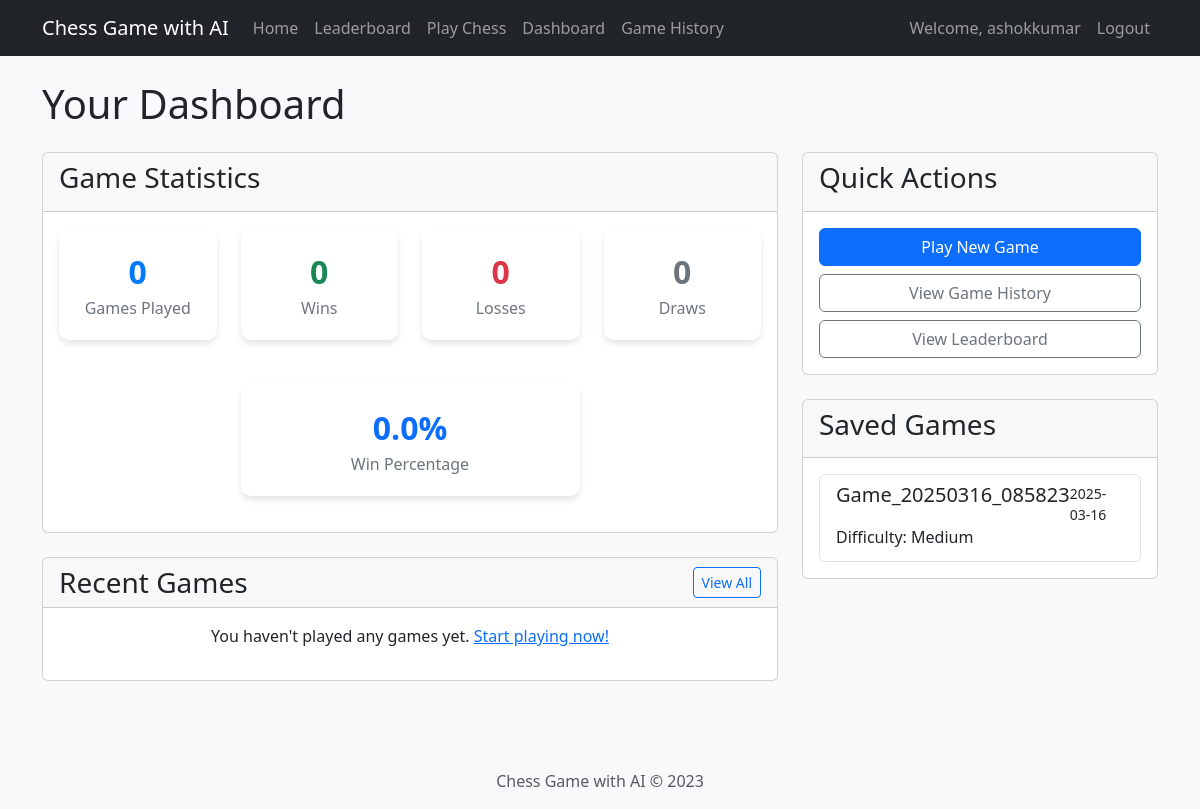
/dashboard (signed in), run on the app's committed database.
### chess_app/db/models.py (models this page shows, shortened)
class User(db.Model, UserMixin):
    __tablename__ = 'users'
    id = db.Column(db.Integer, primary_key=True)
    username = db.Column(db.String(64), unique=True, nullable=False)
    password_hash = db.Column(db.String(128), nullable=False)
    created_at = db.Column(db.DateTime, default=datetime.utcnow)
    games_played = db.Column(db.Integer, default=0)
    wins = db.Column(db.Integer, default=0)
    losses = db.Column(db.Integer, default=0)
    draws = db.Column(db.Integer, default=0)
    games = db.relationship('Game', backref='player', lazy='dynamic')
    def get_win_percentage(self):
        if self.games_played == 0:
            return 0
        return (self.wins / self.games_played) * 100

class SavedGame(db.Model):
    __tablename__ = 'saved_games'
    id = db.Column(db.Integer, primary_key=True)
    user_id = db.Column(db.Integer, db.ForeignKey('users.id'), nullable=False)
    name = db.Column(db.String(64), nullable=False)
    created_at = db.Column(db.DateTime, default=datetime.utcnow)
    fen = db.Column(db.String(100), nullable=False)
    moves = db.Column(db.Text, nullable=True)  # Stored as JSON string
    difficulty = db.Column(db.String(10), nullable=False, default='medium')

### chess_app/web/app.py (the view)
    @app.route('/dashboard')
    @login_required
    def dashboard():
        stats = {
            'games_played': current_user.games_played,
            'wins': current_user.wins,
            'losses': current_user.losses,
            'draws': current_user.draws,
            'win_percentage': current_user.get_win_percentage()
        }
        recent_games = Game.query.filter_by(user_id=current_user.id).order_by(Game.end_time.desc()).limit(5).all()
        saved_games = SavedGame.query.filter_by(user_id=current_user.id).order_by(SavedGame.created_at.desc()).all()
        return render_template('dashboard.html', stats=stats, recent_games=recent_games, saved_games=saved_games)

### chess_app/web/templates/dashboard.html (shortened to what this page needs)
{% extends "base.html" %}
{% block content %}
<div class="row">
    <div class="col-md-12">
        <h1 class="mb-4">Your Dashboard</h1>
        <div class="row">
            <div class="col-md-8">
                <div class="card mb-4">
                    <div class="card-header">
                        <h3 class="card-title">Game Statistics</h3>
                    </div>
                    <div class="card-body">
                        <div class="row">
                            <div class="col-md-3 text-center">
                                <div class="stats-card">
                                    <div class="stats-value">{{ stats.games_played }}</div>
                                    <div class="stats-label">Games Played</div>
                                </div>
                            </div>
                            <div class="col-md-3 text-center">
                                <div class="stats-card">
                                    <div class="stats-value text-success">{{ stats.wins }}</div>
                                    <div class="stats-label">Wins</div>
                                </div>
                            </div>
                            <div class="col-md-3 text-center">
                                <div class="stats-card">
                                    <div class="stats-value text-danger">{{ stats.losses }}</div>
                                    <div class="stats-label">Losses</div>
                                </div>
                            </div>
                            <div class="col-md-3 text-center">
                                <div class="stats-card">
                                    <div class="stats-value text-secondary">{{ stats.draws }}</div>
                                    <div class="stats-label">Draws</div>
                                </div>
                            </div>
                        </div>
                        <div class="row mt-4">
                            <div class="col-md-6 offset-md-3 text-center">
                                <div class="stats-card">
                                    <div class="stats-value text-primary">{{ "%.1f"|format(stats.win_percentage) }}%</div>
                                    <div class="stats-label">Win Percentage</div>
                                </div>
                            </div>
                        </div>
                    </div>
                </div>
                <div class="card mb-4">
                    <div class="card-header d-flex justify-content-between align-items-center">
                        <h3 class="card-title mb-0">Recent Games</h3>
                        <a href="{{ url_for('game_history') }}" class="btn btn-sm btn-outline-primary">View All</a>
                    </div>
                    <div class="card-body">
                        {% if recent_games %}
                        <div class="list-group">
                            {% for game in recent_games %}
                            <a href="{{ url_for('view_game', game_id=game.id) }}" class="list-group-item list-group-item-action">
                                <div class="d-flex w-100 justify-content-between">
                                    <h5 class="mb-1">
                                        {% if game.result == 'win' %}
                                        <span class="badge bg-success">Win</span>
                                        {% elif game.result == 'loss' %}
                                        <span class="badge bg-danger">Loss</span>
                                        {% else %}
                                        <span class="badge bg-secondary">Draw</span>
                                        {% endif %}
                                        Game #{{ game.id }}
                                    </h5>
                                    <small>{{ game.end_time.strftime('%Y-%m-%d %H:%M') }}</small>
                                </div>
                                <p class="mb-1">Difficulty: {{ game.difficulty.capitalize() }}</p>
                            </a>
                            {% endfor %}
                        </div>
                        {% else %}
                        <p class="text-center">You haven't played any games yet. <a href="{{ url_for('play') }}">Start playing now!</a></p>
                        {% endif %}
                    </div>
                </div>
            </div>
            <div class="col-md-4">
                <div class="card mb-4">
                    <div class="card-header">
                        <h3 class="card-title">Quick Actions</h3>
                    </div>
                    <div class="card-body">
                        <div class="d-grid gap-2">
                            <a href="{{ url_for('play') }}" class="btn btn-primary">Play New Game</a>
                            <a href="{{ url_for('game_history') }}" class="btn btn-outline-secondary">View Game History</a>
                            <a href="{{ url_for('leaderboard') }}" class="btn btn-outline-secondary">View Leaderboard</a>
                        </div>
                    </div>
                </div>
                <div class="card">
                    <div class="card-header">
                        <h3 class="card-title">Saved Games</h3>
                    </div>
                    <div class="card-body">
                        {% if saved_games %}
                        <div class="list-group">
                            {% for game in saved_games %}
                            <a href="{{ url_for('load_game', game_id=game.id) }}" class="list-group-item list-group-item-action">
                                <div class="d-flex w-100 justify-content-between">
                                    <h5 class="mb-1">{{ game.name }}</h5>
                                    <small>{{ game.created_at.strftime('%Y-%m-%d') }}</small>
                                </div>
                                <p class="mb-1">Difficulty: {{ game.difficulty.capitalize() }}</p>
                            </a>
                            {% endfor %}
                        </div>
                        {% else %}
                        <p class="text-center">You don't have any saved games.</p>
                        {% endif %}
                    </div>
                </div>
            </div>
        </div>
    </div>
</div>
{% endblock %}

### chess_app/web/templates/base.html (shortened to what this page needs)
<!DOCTYPE html>
<html lang="en">
<head>
    <link rel="stylesheet" href="https://cdn.jsdelivr.net/npm/bootstrap@5.3.0/dist/css/bootstrap.min.css">
    <link rel="stylesheet" href="{{ url_for('static', filename='css/style.css') }}">
</head>
<body>
    <nav class="navbar navbar-expand-lg navbar-dark bg-dark">
        <div class="container">
            <a class="navbar-brand" href="{{ url_for('index') }}">Chess Game with AI</a>
            <div class="collapse navbar-collapse" id="navbarNav">
                <ul class="navbar-nav me-auto">
                    <li class="nav-item">
                        <a class="nav-link" href="{{ url_for('index') }}">Home</a>
                    </li>
                    <li class="nav-item">
                        <a class="nav-link" href="{{ url_for('leaderboard') }}">Leaderboard</a>
                    </li>
                    {% if current_user.is_authenticated %}
                    <li class="nav-item">
                        <a class="nav-link" href="{{ url_for('play') }}">Play Chess</a>
                    </li>
                    <li class="nav-item">
                        <a class="nav-link" href="{{ url_for('dashboard') }}">Dashboard</a>
                    </li>
                    <li class="nav-item">
                        <a class="nav-link" href="{{ url_for('game_history') }}">Game History</a>
                    </li>
                    {% endif %}
                </ul>
                <ul class="navbar-nav">
                    {% if current_user.is_authenticated %}
                    <li class="nav-item">
                        <span class="nav-link">Welcome, {{ current_user.username }}</span>
                    </li>
                    <li class="nav-item">
                        <a class="nav-link" href="{{ url_for('logout') }}">Logout</a>
                    </li>
                    {% endif %}
                </ul>
            </div>
        </div>
    </nav>
    <div class="container mt-4">
        {% block content %}{% endblock %}
    </div>
    <footer class="footer mt-5 py-3 bg-light">
        <div class="container text-center">
            <span class="text-muted">Chess Game with AI &copy; 2023</span>
        </div>
    </footer>
</body>
</html>

### chess_app/web/static/css/style.css (style rules this page uses)
body { font-family: 'Segoe UI', Tahoma, Geneva, Verdana, sans-serif; background-color: #f8f9fa; min-height: 100vh; display: flex; flex-direction: column; }
.footer { margin-top: auto; }
.stats-card { background-color: #fff; border-radius: 10px; box-shadow: 0 4px 6px rgba(0, 0, 0, 0.1); padding: 20px; margin-bottom: 20px; }
.stats-value { font-size: 2rem; font-weight: bold; color: #007bff; }
.stats-label { font-size: 1rem; color: #6c757d; }

### data on the page
User: username "ashokkumar"
SavedGame: name "Game_20250316_085823", created_at "2025-03-16", difficulty "Medium"

### other printed values
{{ stats.games_played }} "0"
{{ stats.wins }} "0"
{{ stats.losses }} "0"
{{ stats.draws }} "0"
{{ "%.1f"|format(stats.win_percentage) }} "0.0"
